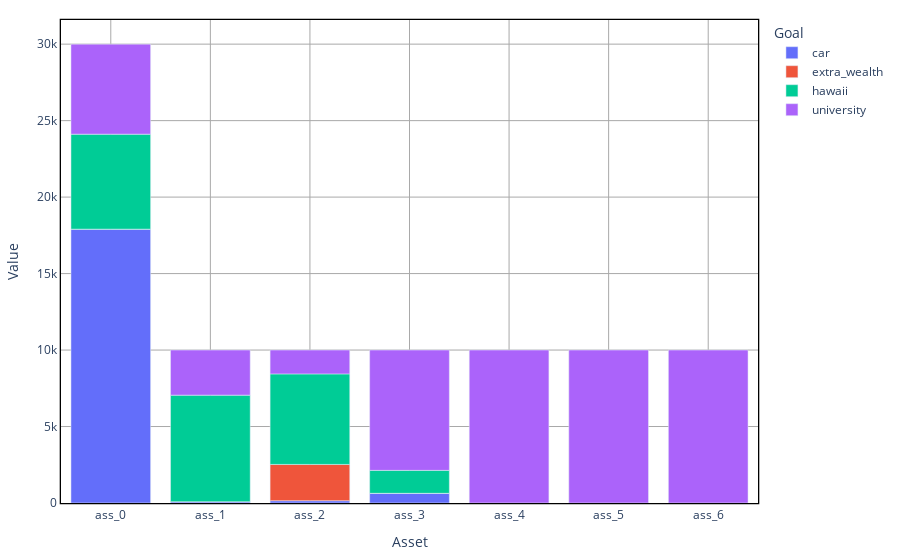
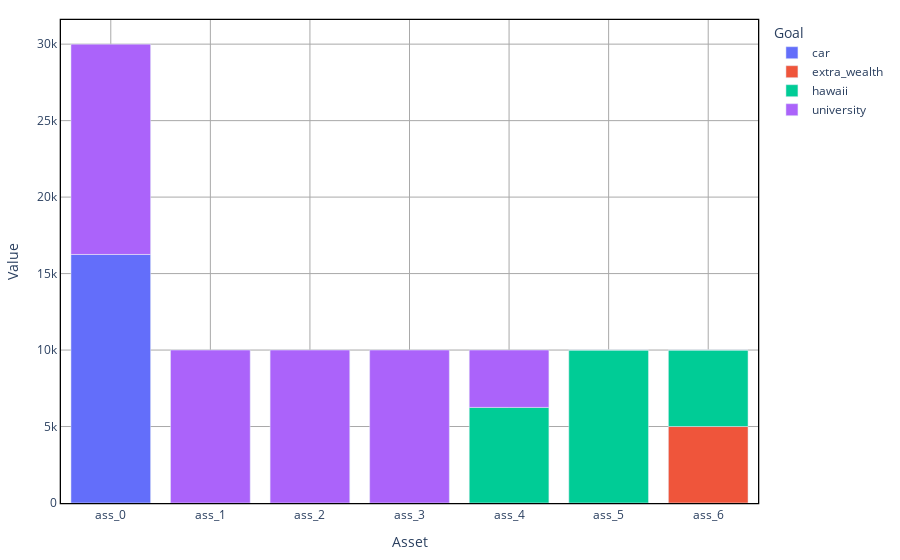

Here is the notebook cell these charts were saved with, in order:
### Code cell
plt = ALMc.AssetSplitDetailsChart(problem, sol, "Goal")
plt.show()
plt = ALMc.AssetSplitDetailsChart(problem, sol_bah, "Goal")
plt.show()

### Figure 1 — Plotly figure (JSON) as saved in the notebook; plotly's stock layout.template omitted (floating-point values rounded to 4 significant figures)
{"data": [{"alignmentgroup": "True", "hovertemplate": "Goal=car<br>Asset=%{x}<br>Value=%{y}<extra></extra>", "legendgroup": "car", "marker": {"color": "#636efa"}, "name": "car", "offsetgroup": "car", "orientation": "v", "showlegend": true, "textposition": "auto", "type": "bar", "x": ["ass_0", "ass_1", "ass_2", "ass_3", "ass_4", "ass_5", "ass_6"], "xaxis": "x", "y": [17910.0, 85.58, 148.7, 634.2, 0, 0, 0], "yaxis": "y"}, {"alignmentgroup": "True", "hovertemplate": "Goal=extra_wealth<br>Asset=%{x}<br>Value=%{y}<extra></extra>", "legendgroup": "extra_wealth", "marker": {"color": "#EF553B"}, "name": "extra_wealth", "offsetgroup": "extra_wealth", "orientation": "v", "showlegend": true, "textposition": "auto", "type": "bar", "x": ["ass_0", "ass_1", "ass_2", "ass_3", "ass_4", "ass_5", "ass_6"], "xaxis": "x", "y": [0, 0, 2373.0, 0, 0, 0, 0], "yaxis": "y"}, {"alignmentgroup": "True", "hovertemplate": "Goal=hawaii<br>Asset=%{x}<br>Value=%{y}<extra></extra>", "legendgroup": "hawaii", "marker": {"color": "#00cc96"}, "name": "hawaii", "offsetgroup": "hawaii", "orientation": "v", "showlegend": true, "textposition": "auto", "type": "bar", "x": ["ass_0", "ass_1", "ass_2", "ass_3", "ass_4", "ass_5", "ass_6"], "xaxis": "x", "y": [6209.0, 6966.0, 5919.0, 1500.0, 0, 0, 0], "yaxis": "y"}, {"alignmentgroup": "True", "hovertemplate": "Goal=university<br>Asset=%{x}<br>Value=%{y}<extra></extra>", "legendgroup": "university", "marker": {"color": "#ab63fa"}, "name": "university", "offsetgroup": "university", "orientation": "v", "showlegend": true, "textposition": "auto", "type": "bar", "x": ["ass_0", "ass_1", "ass_2", "ass_3", "ass_4", "ass_5", "ass_6"], "xaxis": "x", "y": [5886.0, 2949.0, 1559.0, 7866.0, 10000.0, 10000, 10000.0], "yaxis": "y"}], "layout": {"barmode": "relative", "legend": {"title": {"text": "Goal"}, "tracegroupgap": 0}, "margin": {"b": 20, "l": 20, "r": 20, "t": 20}, "paper_bgcolor": "white", "plot_bgcolor": "white", "showlegend": true, "xaxis": {"anchor": "y", "domain": [0, 1], "gridcolor": "darkgray", "gridwidth": 1, "linecolor": "black", "linewidth": 1.3, "mirror": true, "showgrid": true, "showline": true, "title": {"text": "Asset"}}, "yaxis": {"anchor": "x", "domain": [0, 1], "gridcolor": "darkgray", "gridwidth": 1, "linecolor": "black", "linewidth": 1.3, "mirror": true, "showgrid": true, "showline": true, "title": {"text": "Value"}}}}

### Figure 2 — Plotly figure (JSON) as saved in the notebook; plotly's stock layout.template omitted (floating-point values rounded to 4 significant figures)
{"data": [{"alignmentgroup": "True", "hovertemplate": "Goal=car<br>Asset=%{x}<br>Value=%{y}<extra></extra>", "legendgroup": "car", "marker": {"color": "#636efa"}, "name": "car", "offsetgroup": "car", "orientation": "v", "showlegend": true, "textposition": "auto", "type": "bar", "x": ["ass_0", "ass_1", "ass_2", "ass_3", "ass_4", "ass_5", "ass_6"], "xaxis": "x", "y": [16250, 0, 0, 0, 0, 0, 0], "yaxis": "y"}, {"alignmentgroup": "True", "hovertemplate": "Goal=extra_wealth<br>Asset=%{x}<br>Value=%{y}<extra></extra>", "legendgroup": "extra_wealth", "marker": {"color": "#EF553B"}, "name": "extra_wealth", "offsetgroup": "extra_wealth", "orientation": "v", "showlegend": true, "textposition": "auto", "type": "bar", "x": ["ass_0", "ass_1", "ass_2", "ass_3", "ass_4", "ass_5", "ass_6"], "xaxis": "x", "y": [0, 0, 0, 0, 0, 0, 5000], "yaxis": "y"}, {"alignmentgroup": "True", "hovertemplate": "Goal=hawaii<br>Asset=%{x}<br>Value=%{y}<extra></extra>", "legendgroup": "hawaii", "marker": {"color": "#00cc96"}, "name": "hawaii", "offsetgroup": "hawaii", "orientation": "v", "showlegend": true, "textposition": "auto", "type": "bar", "x": ["ass_0", "ass_1", "ass_2", "ass_3", "ass_4", "ass_5", "ass_6"], "xaxis": "x", "y": [0, 0, 0, 0, 6250, 10000, 5000], "yaxis": "y"}, {"alignmentgroup": "True", "hovertemplate": "Goal=university<br>Asset=%{x}<br>Value=%{y}<extra></extra>", "legendgroup": "university", "marker": {"color": "#ab63fa"}, "name": "university", "offsetgroup": "university", "orientation": "v", "showlegend": true, "textposition": "auto", "type": "bar", "x": ["ass_0", "ass_1", "ass_2", "ass_3", "ass_4", "ass_5", "ass_6"], "xaxis": "x", "y": [13750, 10000, 10000, 10000, 3750, 0, 0], "yaxis": "y"}], "layout": {"barmode": "relative", "legend": {"title": {"text": "Goal"}, "tracegroupgap": 0}, "margin": {"b": 20, "l": 20, "r": 20, "t": 20}, "paper_bgcolor": "white", "plot_bgcolor": "white", "showlegend": true, "xaxis": {"anchor": "y", "domain": [0, 1], "gridcolor": "darkgray", "gridwidth": 1, "linecolor": "black", "linewidth": 1.3, "mirror": true, "showgrid": true, "showline": true, "title": {"text": "Asset"}}, "yaxis": {"anchor": "x", "domain": [0, 1], "gridcolor": "darkgray", "gridwidth": 1, "linecolor": "black", "linewidth": 1.3, "mirror": true, "showgrid": true, "showline": true, "title": {"text": "Value"}}}}
